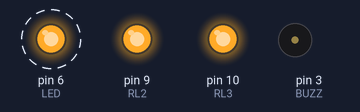
Bench run of a sketch on a simulated Arduino Uno, built with avr-gcc and run on an emulated ATmega328P. Shown: output pins drawn as LEDs (lit = HIGH), buzzer (waves = sounding, pin HIGH). Dashed ring = blinking. The local clock reads 2024-03-15 10:24:30 at power-on unless the sketch sets it; what the sketch prints to the serial monitor is not drawn.

Above: at 1.3 s.
Timing chart, 0 to 3.9 s (numbered marks = the images above):
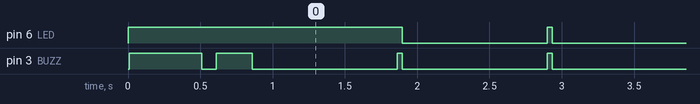

Measured:
- by itself, pin 6 (LED): alternates HIGH for 0.04 s and LOW for 1.0 s
- by itself, pin 3 (BUZZ): goes LOW 0.10 s, HIGH 0.25 s, 124 × (LOW 1.0 s, HIGH 0.04 s), then LOW

The sketch:

casaVegetacao1.ino
```cpp
#include <ThreeWire.h> //INCLUSÃO DA BIBLIOTECA
#include <RtcDS1302.h> //INCLUSÃO DA BIBLIOTECA

ThreeWire myWire(4, 5, 2); //OBJETO DO TIPO ThreeWire
RtcDS1302<ThreeWire> Rtc(myWire); //OBJETO DO TIPO RtcDS1302

//PERÍODO DE ATIVIDADE DO SISTEMA:
int horaAtivo = 9; //9
int horaInativo = 17; //17

#define BUZZ 3
#define LED 6

unsigned long millisAtual;

//ATIVIDADE DA BOMBA ASPERSORA:
#define RL2 9
unsigned long intervaloAspercao = 1200000; //20MIN(1200000)
unsigned long tempoAspercao = 60000; //1MIN(60000)
unsigned long millisAnteriorLigASP = NULL;
unsigned long millisAtualDeslASP = NULL;
unsigned long millisAnteriorDeslASP = NULL;

//ATIVIDADE DA BOMBA GOTEJADORA:
#define RL3 10
long intervaloGotejamento = 1800000; //30MIN(1800000)
long tempoGotejamento = 300000; //5MIN(300000)
long millisAnteriorLigGOT = NULL;
long millisAtualDeslGOT = NULL;
long millisAnteriorDeslGOT = NULL;

void setup ()
{
    Serial.begin(115200); //INICIALIZA A SERIAL
    pinMode(RL2, OUTPUT);
    digitalWrite(RL2, HIGH);
    pinMode(RL3, OUTPUT);
    digitalWrite(RL3, HIGH);
    pinMode(BUZZ, OUTPUT);
    pinMode(LED, OUTPUT);
    digitalWrite(LED, HIGH);
    Rtc.Begin(); //INICIALIZA O RTC
    Serial.print("Compilado em: "); //IMPRIME O TEXTO NO MONITOR SERIAL
    RtcDateTime compiled = RtcDateTime(__DATE__, __TIME__); //VARIÁVEL RECEBE DATA E HORA DE COMPILAÇÃO
    printDateTime(compiled); //PASSA OS PARÂMETROS PARA A FUNÇÃO printDateTime
    Serial.println(); //QUEBRA DE LINHA NA SERIAL
    Serial.println(); //QUEBRA DE LINHA NA SERIAL

    if(Rtc.GetIsWriteProtected()){ //SE O RTC ESTIVER PROTEGIDO CONTRA GRAVAÇÃO, FAZ
        Serial.println("RTC está protegido contra gravação. Habilitando a gravação agora..."); //IMPRIME O TEXTO NO MONITOR SERIAL
        Rtc.SetIsWriteProtected(false); //HABILITA GRAVAÇÃO NO RTC
        Serial.println(); //QUEBRA DE LINHA NA SERIAL
    }

    if(!Rtc.GetIsRunning()){ //SE RTC NÃO ESTIVER SENDO EXECUTADO, FAZ
        Serial.println("RTC não está funcionando de forma contínua. Iniciando agora..."); //IMPRIME O TEXTO NO MONITOR SERIAL
        Rtc.SetIsRunning(true); //INICIALIZA O RTC
        Serial.println(); //QUEBRA DE LINHA NA SERIAL
    }

    RtcDateTime now = Rtc.GetDateTime(); //VARIÁVEL RECEBE INFORMAÇÕES
    if (now < compiled) { //SE A INFORMAÇÃO REGISTRADA FOR MENOR QUE A INFORMAÇÃO COMPILADA, FAZ
        Serial.println("As informações atuais do RTC estão desatualizadas. Atualizando informações..."); //IMPRIME O TEXTO NO MONITOR SERIAL
        Rtc.SetDateTime(compiled); //INFORMAÇÕES COMPILADAS SUBSTITUEM AS INFORMAÇÕES ANTERIORES
        Serial.println(); //QUEBRA DE LINHA NA SERIAL
    }
    else if (now > compiled){ //SENÃO, SE A INFORMAÇÃO REGISTRADA FOR MAIOR QUE A INFORMAÇÃO COMPILADA, FAZ
        Serial.println("As informações atuais do RTC são mais recentes que as de compilação. Isso é o esperado."); //IMPRIME O TEXTO NO MONITOR SERIAL
        Serial.println(); //QUEBRA DE LINHA NA SERIAL
    }
    else if (now == compiled) { //SENÃO, SE A INFORMAÇÃO REGISTRADA FOR IGUAL A INFORMAÇÃO COMPILADA, FAZ
        Serial.println("As informações atuais do RTC são iguais as de compilação! Não é o esperado, mas está tudo OK."); //IMPRIME O TEXTO NO MONITOR SERIAL
        Serial.println(); //QUEBRA DE LINHA NA SERIAL
    }

    digitalWrite(BUZZ, HIGH);
    delay(500);
    digitalWrite(BUZZ, LOW);
    delay(100);
    digitalWrite(BUZZ, HIGH);
    delay(250);
    digitalWrite(BUZZ, LOW);
}

void loop () {
    RtcDateTime now = Rtc.GetDateTime(); //VARIÁVEL RECEBE INFORMAÇÕES
    printDateTime(now); //PASSA OS PARÂMETROS PARA A FUNÇÃO printDateTime
    Serial.println(); //QUEBRA DE LINHA NA SERIAL
    delay(1000); //INTERVALO DE 1 SEGUNDO

    //Serial.println(now.Hour());

    //PERÍODO DE FUNCIONAMENTO:
    if(((now.Hour()) >= horaAtivo) && ((now.Hour()) < horaInativo))
    {
        millisAtual = millis();
        //Serial.println("ENTROU NO PERÍODO...");

        digitalWrite(BUZZ, HIGH);
        digitalWrite(LED, HIGH);
        delay(35);
        digitalWrite(BUZZ, LOW);
        digitalWrite(LED, LOW);

        //BOMBA ASPERSORA:
        //SE O TEMPO ATUAL MENOS O TEMPO ANTERIOR FOR MAIOR QUE O INTERVALO SETADO PARA ASPERÇÃO:
        if ((millisAtual - millisAnteriorLigASP) > intervaloAspercao)
        {

            //LIGA ASPERÇÃO:
            digitalWrite(RL2, LOW);
            Serial.println("ASPERÇÃO LIGADA");
            millisAnteriorLigASP = millisAtual;
            digitalWrite(BUZZ, HIGH);
            delay(1000);
            digitalWrite(BUZZ, LOW);
        }

        millisAtualDeslASP = millisAtual;

        if ((millisAtualDeslASP - millisAnteriorLigASP) > tempoAspercao)
        {
            //DESLIGA ASPERÇÃO:
            digitalWrite(RL2, HIGH);
            Serial.println("ASPERÇÃO DESLIGADA");
            millisAnteriorDeslASP = millisAtualDeslASP;
        }

        //BOMBA GOTEJADORA:
        //SE O TEMPO ATUAL MENOS O TEMPO ANTERIOR FOR MAIOR QUE O INTERVALO SETADO PARA GOTEJAMENTO:
        if ((millisAtual - millisAnteriorLigGOT) > intervaloGotejamento)
        {
            //LIGA GOTEJAMENTO:
            digitalWrite(RL3, LOW);
            Serial.println("GOTEJAMENTO LIGADO");
            millisAnteriorLigGOT = millisAtual;
            digitalWrite(BUZZ, HIGH);
            delay(1000);
            digitalWrite(BUZZ, LOW);
        }

        millisAtualDeslGOT = millisAtual;

        if ((millisAtualDeslGOT - millisAnteriorLigGOT) > tempoGotejamento)
        {
            //DESLIGA ASPERÇÃO:
            digitalWrite(RL3, HIGH);
            Serial.println("GOTEJAMENTO DESLIGADO");
            millisAnteriorDeslGOT = millisAtualDeslGOT;
        }

    }
    else
    {
        millisAnteriorLigASP  = NULL;
        millisAtualDeslASP    = NULL;
        millisAnteriorDeslASP = NULL;
        millisAnteriorLigGOT  = NULL;
        millisAtualDeslGOT    = NULL;
        millisAnteriorDeslGOT = NULL;
        digitalWrite(RL2, HIGH);
        digitalWrite(RL3, HIGH);
        digitalWrite(LED, HIGH);
    }

}

#define countof(a) (sizeof(a) / sizeof(a[0]))

void printDateTime(const RtcDateTime& dt){
    char datestring[20]; //VARIÁVEL ARMAZENA AS INFORMAÇÕES DE DATA E HORA

    snprintf_P(datestring,
            countof(datestring),
            PSTR("%02u/%02u/%04u %02u:%02u:%02u"), //FORMATO DE EXIBIÇÃO DAS INFORMAÇÕES
            dt.Day(), //DIA
            dt.Month(), //MÊS
            dt.Year(), //ANO
            dt.Hour(), //HORA
            dt.Minute(), //MINUTOS
            dt.Second() ); //SEGUNDOS
    Serial.print(datestring); //IMPRIME NO MONITOR SERIAL AS INFORMAÇÕES
}
```
